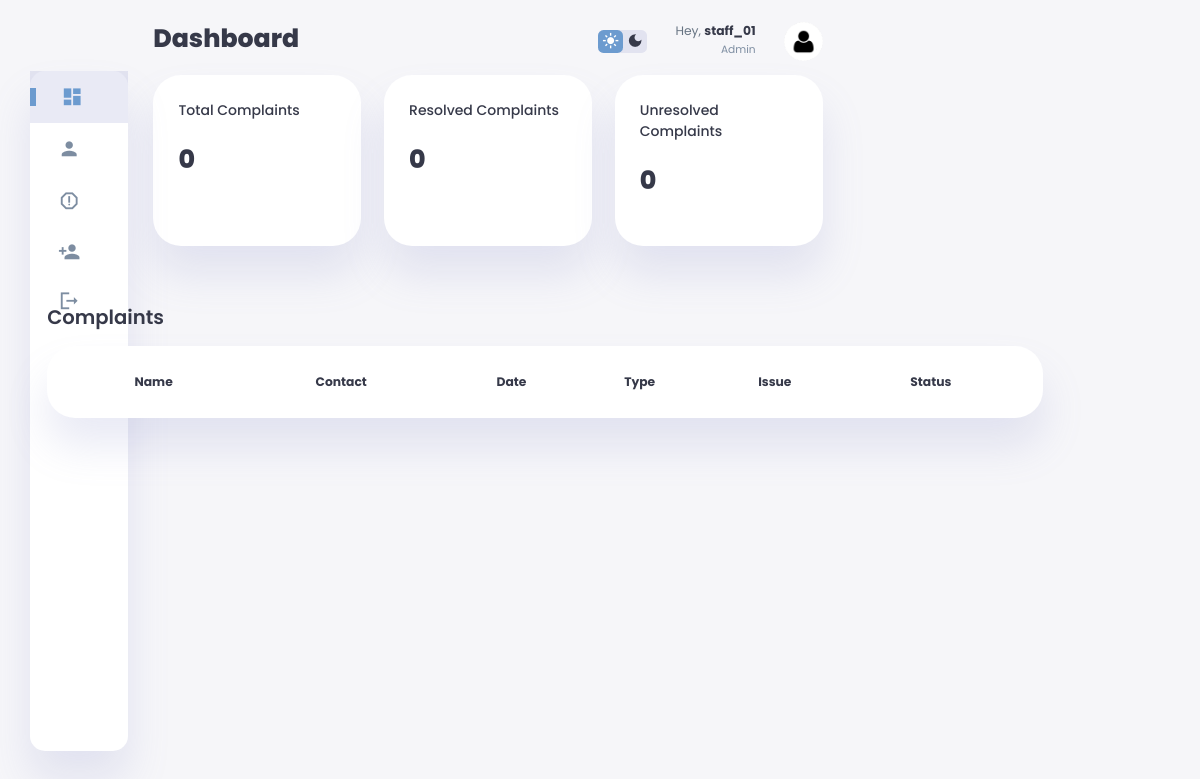
Before: /staff/dashboard.php (signed in) with the older database file.
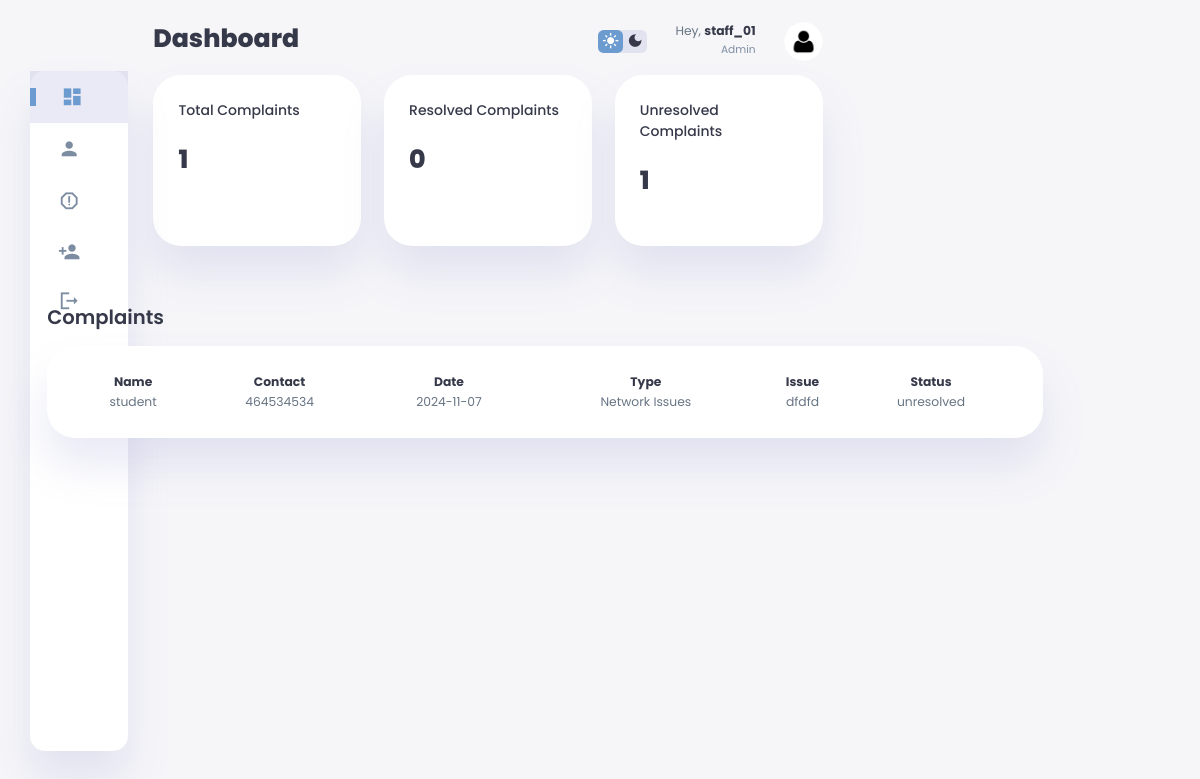
After: the same page with the newer database file.
### tables this page shows
CREATE TABLE `complaints` (
  `issue_id` int(11) NOT NULL,
  `user_id` int(11) NOT NULL,
  `user_name` varchar(100) NOT NULL,
  `contact` int(15) DEFAULT NULL,
  `location` varchar(20) NOT NULL,
  `type` varchar(50) NOT NULL,
  `date` date NOT NULL,
  `issue` varchar(400) NOT NULL,
  `serial` int(30) DEFAULT NULL,
  `status` varchar(20) NOT NULL,
  `image_path` varchar(70) DEFAULT NULL,
  `up_count` int(11) NOT NULL
);

CREATE TABLE `users` (
  `user_id` int(11) NOT NULL,
  `user_name` varchar(50) NOT NULL,
  `name` varchar(50) NOT NULL,
  `email` varchar(100) NOT NULL,
  `password` varchar(255) NOT NULL,
  `role` varchar(20) NOT NULL,
  `status` varchar(20) NOT NULL
);

### staff/dashboard.php (the view, shortened to what the changed rows need)
<?php
include("../connection.php");
$admin_id = $_SESSION['user_id'];
$queryUnresolved = "SELECT COUNT(*) as unresolvedCount FROM complaints WHERE status = 'unresolved' AND type IN (SELECT type FROM complaint_type WHERE complaint_type.admin_type = (SELECT admin_type FROM admin_types WHERE admin_id ='$admin_id'))";
$resultUnresolved = mysqli_query($con, $queryUnresolved);
$rowUnresolved = mysqli_fetch_assoc($resultUnresolved);
$unresolvedCount = $rowUnresolved['unresolvedCount'];
$querySolved = "SELECT COUNT(*) as solvedCount FROM complaints WHERE status = 'solved' AND type IN (SELECT type FROM complaint_type WHERE complaint_type.admin_type = (SELECT admin_type FROM admin_types WHERE admin_id ='$admin_id'))";
$resultSolved = mysqli_query($con, $querySolved);
$rowSolved = mysqli_fetch_assoc($resultSolved);
$solvedCount = $rowSolved['solvedCount'];
$totalCount = $unresolvedCount + $solvedCount;
?>
<!DOCTYPE html>
<html lang="en">
<head>
    <link rel="stylesheet" href="admin123.css">
    <link rel = "stylesheet" href="popupstyle123.css" >
</head>
<body>
    <div class="container" id="blur">
        <main>
            <h1 class="h">Dashboard</h1>
            <div class="analyse">
                <div class="sales">
                    <div class="status">
                        <div class="info">
                            <h3>Total Complaints</h3>
                            <h1 class="h"><?php echo $totalCount ;?></h1>
                        </div>
                    </div>
                </div>
                <div class="visits">
                    <div class="status">
                        <div class="info">
                            <h1 class="h"><?php echo $solvedCount ;?></h1>
                        </div>
                    </div>
                </div>
                <div class="searches">
                    <div class="status">
                        <div class="info">
                            <h3>Unresolved Complaints</h3>
                            <h1 class="h"><?php echo $unresolvedCount ;?></h1>
                        </div>
                    </div>
                </div>
            </div>
            <div class="recent-orders">
                <h2>Complaints</h2>
                <table>
                    <thead>
                        <tr>
                            <th>Name</th>
                            <th>Contact</th>
                            <th>Date</th>
                            <th>Type</th>
                            <th>Issue</th>
                            <th>Status</th>
                        </tr>
                    </thead>
                    <tbody>
                        <?php
                        include('../connection.php');
                        $query = "SELECT users.name AS name, complaints.user_name, complaints.issue_id, complaints.contact, complaints.date, complaints.type,
                         complaints.status, complaints.issue FROM users INNER JOIN complaints ON users.user_id = complaints.user_id WHERE
                          complaints.status = 'unresolved'
                          AND complaints.type IN (SELECT type FROM complaint_type WHERE admin_type = (SELECT admin_type FROM admin_types WHERE admin_id ='$admin_id'));";
                        $result = mysqli_query($con, $query);
                        while ($row = mysqli_fetch_assoc($result)) {
                        ?>
                            <tr>
                                <td><?php echo $row["name"]; ?></td>
                                <td><?php echo $row["contact"]; ?></td>
                                <td><?php echo $row["date"]; ?></td>
                                <td><?php echo $row["type"]; ?></td>
                                <td><?php echo $row["issue"]; ?></td>
                                <td><?php echo $row["status"]; ?></td>
                            </tr>
                        <?php }
                        ?>
                    </tbody>
                </table>
            </div>
        </main>
        </div>
</body>
</html>

Changed rows visible on the page:
added complaints: user.name "student", contact "464534534", date "2024-11-07", type "Network Issues", issue "dfdfd", status "unresolved"
Other visible differences:
$totalCount: "0" → "1"
$unresolvedCount: "0" → "1"
